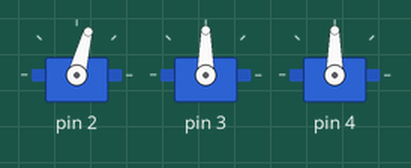
The sketch below on a simulated Arduino Uno, built with avr-gcc and run on an emulated ATmega328P. Shown: 3 × servo.

Above: at 0.05 s.
At 1.2 s:
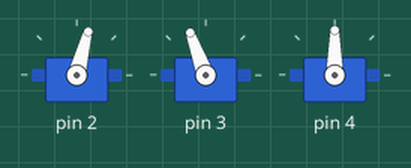
At 2.4 s:
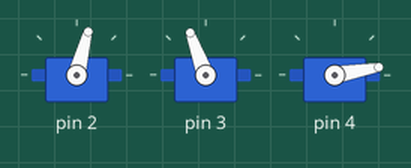
At 3.0 s:
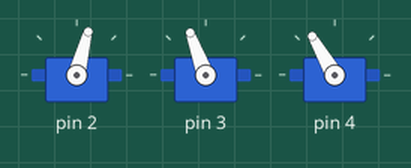
At 3.6 s:
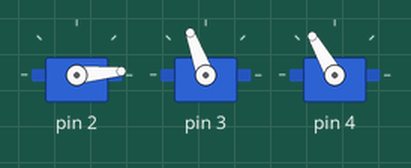
At 4.8 s:
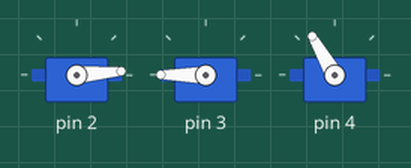
Timing chart, 0 to 6.2 s (numbered marks = the images above):
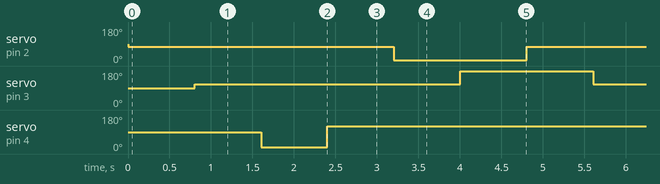

Measured:
- by itself, servo on pin 2: alternates 75° for 3.2 s and 5° for 1.6 s
- by itself, servo on pin 3: alternates 180° for 1.6 s and 110° for 3.2 s
- by itself, servo on pin 4: alternates 120° for 4.0 s and 10° for 0.80 s

The sketch:

servotest.ino
```cpp
#include <Servo.h>
#include "config.h"

Servo servoF;
Servo servoB;
Servo servoK;

int kickStart;

unsigned long kickT1;
unsigned long kickT2;
unsigned long kickT3;
unsigned long kickT4;
unsigned long kickT5;
unsigned long kickT6;
unsigned long kickT7;

void setup(){

    servoF.attach(SERVO_FRONT_PIN,
    	SERVO_FRONT_MIN_PWM,
    	SERVO_FRONT_MAX_PWM);
    servoB.attach(SERVO_BACK_PIN,
    	SERVO_BACK_MIN_PWM,
    	SERVO_BACK_MAX_PWM);
    servoK.attach(SERVO_KICK_PIN,
    	SERVO_KICK_MIN_PWM,
    	SERVO_KICK_MAX_PWM);

    Serial.begin(9600);

}

void loop(){
	if (kickStart) {
		int dur = 800;
		kickT1 = millis();
		kickT2 = kickT1 + dur;
		kickT3 = kickT2 + dur;
		kickT4 = kickT3 + dur;
		kickT5 = kickT4 + dur;
		kickT6 = kickT5 + dur;
		kickT7 = kickT6 + dur;
		kickStart = 0;
	}
	unsigned long time = millis();
	if (time > kickT1 && time < kickT2){
		PLOT("STATE", 1);
		servoF.write(SERVO_FRONT_UP);
	}
	if (time > kickT2 && time < kickT3){
		PLOT("STATE", 2);
		servoB.write(SERVO_BACK_UP);
	}
	if (time > kickT3 && time < kickT4){
		PLOT("STATE", 3);
		servoK.write(SERVO_KICK_DOWN);
	}
	if (time > kickT4 && time < kickT5){
		PLOT("STATE", 4);
		servoK.write(SERVO_KICK_UP);
	}
	if (time > kickT5 && time < kickT6){
		PLOT("STATE", 5);
		servoF.write(SERVO_FRONT_DOWN);
	}
	if (time > kickT6 && time < kickT7){
		PLOT("STATE", 6);
		servoB.write(SERVO_BACK_DOWN);
	}
	if (time > kickT7){
		kickStart = 1;
		}
}
```
